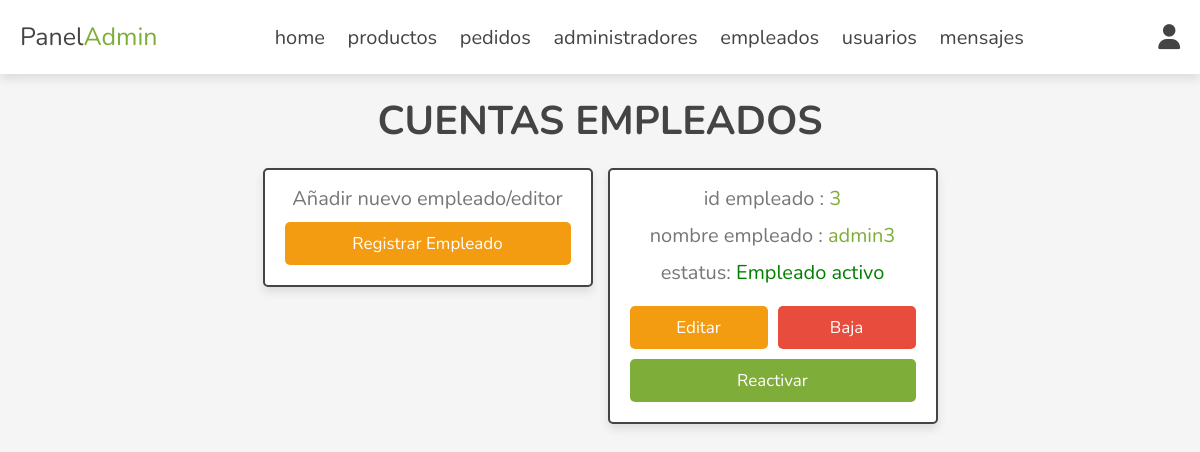
The page /admin/cuentas_empleados.php (signed in) on the database as committed earlier.
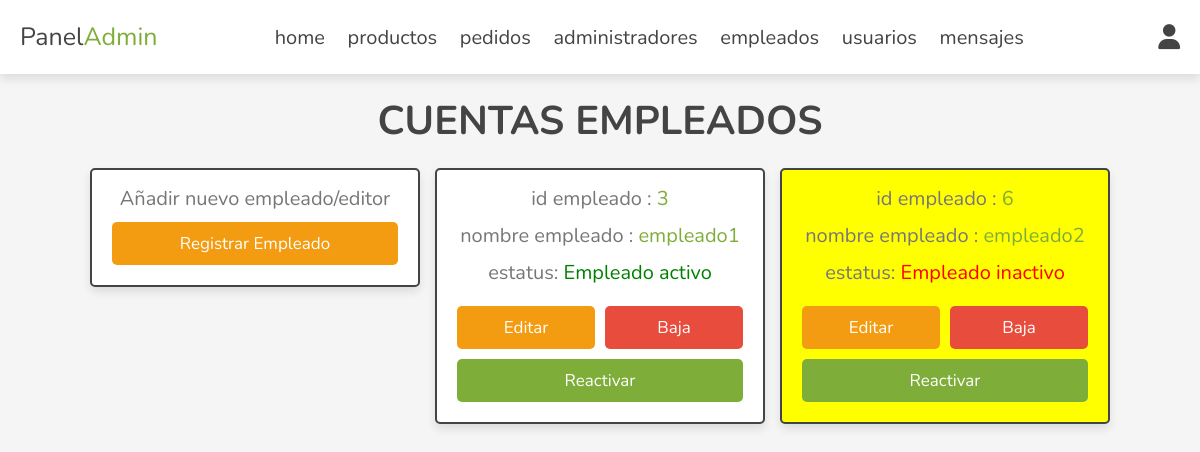
The same page on the database as committed later.
### tables this page shows
CREATE TABLE `administradores` (
  `id` int(100) NOT NULL,
  `nombre` varchar(50) NOT NULL,
  `clave` varchar(50) NOT NULL,
  `rol` varchar(20) NOT NULL,
  `estatus` tinyint(1) NOT NULL DEFAULT 1
);

### admin/cuentas_empleados.php (the view, shortened to what this page needs)
<?php
include '../config/conectar_bd.php';
?>
<!DOCTYPE html>
<html lang="es">
<head>
   <link rel="stylesheet" href="https://cdnjs.cloudflare.com/ajax/libs/font-awesome/6.1.1/css/all.min.css">
   <link rel="stylesheet" href="../css/admin_style.css">
</head>
<body>
<?php include '../views/admin/admin_header.php'; ?>
<section class="accounts">
   <h1 class="heading">cuentas empleados</h1>
   <div class="box-container">
   <div class="box">
      <p>Añadir nuevo empleado/editor</p>
      <a href="registrar_empleado.php" class="option-btn">registrar empleado</a>
   </div>
   <?php
      $selecc_empleados = $conex->prepare("SELECT * FROM administradores WHERE rol='editor'");
      $selecc_empleados->execute();
      if($selecc_empleados->rowCount() > 0){
         while($fetch_empleados = $selecc_empleados->fetch(PDO::FETCH_ASSOC)){
   ?>
   <div class="box" style="background-color:<?php if($fetch_empleados['estatus'] == '0'){ echo 'yellow'; }; ?>">
      <p> id empleado : <span><?= $fetch_empleados['id']; ?></span> </p>
      <p> nombre empleado : <span><?= $fetch_empleados['nombre']; ?></span> </p>
      <p> estatus: <span style="color:<?php if($fetch_empleados['estatus'] == '0'){ echo 'red'; }else{ echo 'green'; }; ?>">
      <?php if($fetch_empleados['estatus'] == '0'){ echo 'Empleado inactivo'; }else{ echo 'Empleado activo'; }; ?></span> </p>
      <div class="flex-btn">
         <a href="actualizar_administradores.php?actualizar=<?= $fetch_empleados['id']; ?>" class="option-btn">editar</a>
         <a href="cuentas_empleados.php?baja=<?= $fetch_empleados['id']; ?>" class="delete-btn" onclick="return confirm('¿Quiere dar de baja a este empleado/editor?');">baja</a>
      </div>
      <div class="flex-btn">
      <a href="cuentas_empleados.php?reactivar=<?= $fetch_empleados['id']; ?>" onclick="return confirm('¿Quiere reactivar esta cuenta?')" class="update-btn">reactivar</a>
      </div>
   </div>
   <?php
         }
      }else{
         echo '<p class="empty">no hay cuentas disponibles</p>';
      }
   ?>
   </div>
</section>
</body>
</html>

Rows that differ between the two databases and show on the page:
changed administradores id 3: nombre "admin3" → "empleado1"
added administradores: id "6", nombre "empleado2", estatus "Empleado inactivo"
